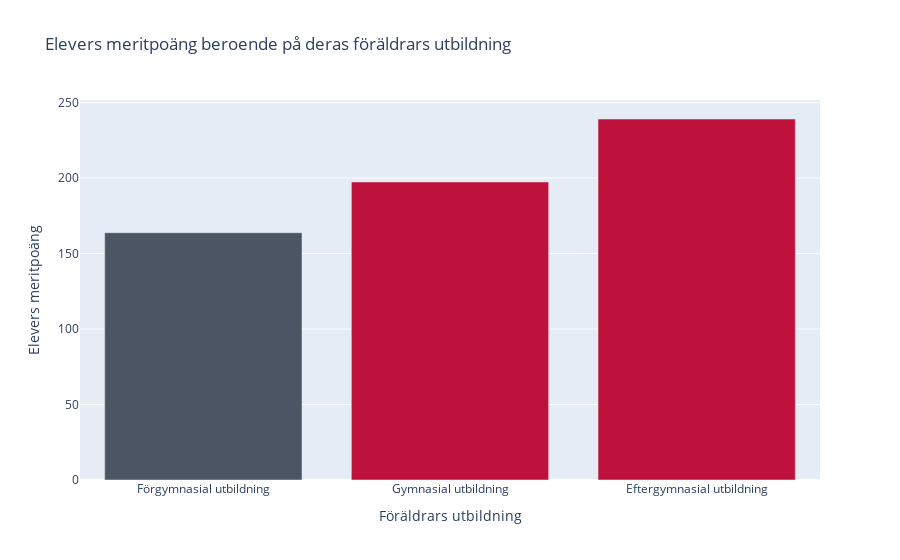

Notebook source saved alongside this figure:
### Code cell
df_table1b_third_sorted = df_table1b_third.rename(columns={"Unnamed: 0": "Föräldrars utbildning", "Totalt": "Elevers meritpoäng"})

gray, red = "#4b5563", "#be123c" 

categories = df_table1b_third_sorted.loc[22:24]

fig = px.bar(categories, y="Elevers meritpoäng", x="Föräldrars utbildning", title="Elevers meritpoäng beroende på deras föräldrars utbildning",)

fig.update_traces(marker_color=[gray, red, red])

fig.show()
fig.write_html("Visualisering/plot_1c_1.html")

### Figure 1 — Plotly figure (JSON) as saved in the notebook; plotly's stock layout.template omitted (floating-point values rounded to 4 significant figures)
{"data": [{"alignmentgroup": "True", "hovertemplate": "Föräldrars utbildning=%{x}<br>Elevers meritpoäng=%{y}<extra></extra>", "legendgroup": "", "marker": {"color": ["#4b5563", "#be123c", "#be123c"], "pattern": {"shape": ""}}, "name": "", "offsetgroup": "", "orientation": "v", "showlegend": false, "textposition": "auto", "type": "bar", "x": ["Förgymnasial utbildning", "Gymnasial utbildning", "Eftergymnasial utbildning"], "xaxis": "x", "y": [163.8, 197.4, 239.1], "yaxis": "y"}], "layout": {"barmode": "relative", "legend": {"tracegroupgap": 0}, "title": {"text": "Elevers meritpoäng beroende på deras föräldrars utbildning"}, "xaxis": {"anchor": "y", "domain": [0, 1], "title": {"text": "Föräldrars utbildning"}}, "yaxis": {"anchor": "x", "domain": [0, 1], "title": {"text": "Elevers meritpoäng"}}}}
